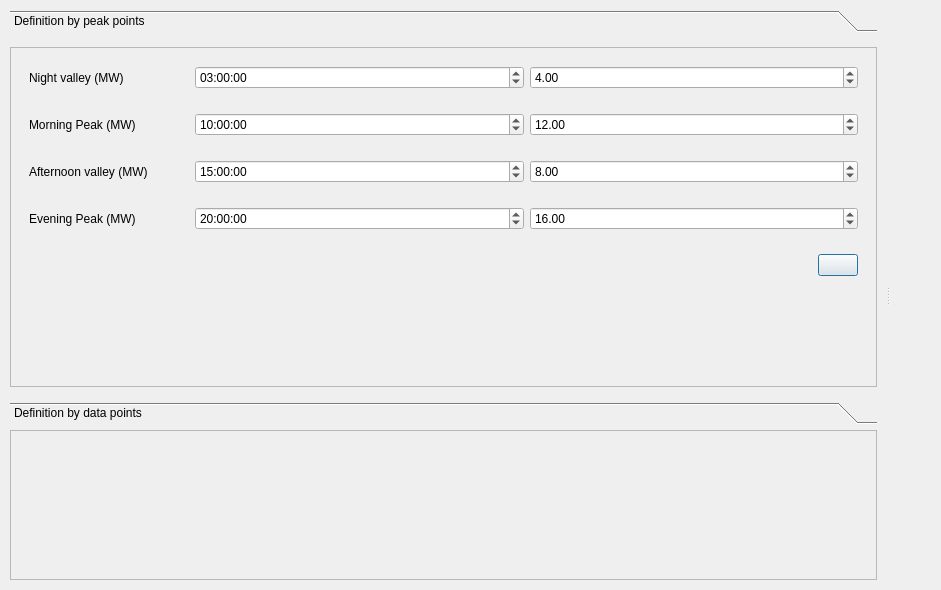
<?xml version="1.0" encoding="UTF-8"?>
<ui version="4.0">
 <class>Dialog</class>
 <widget class="QDialog" name="Dialog">
  <property name="geometry">
   <rect>
    <x>0</x>
    <y>0</y>
    <width>941</width>
    <height>590</height>
   </rect>
  </property>
  <property name="windowTitle">
   <string>Dialog</string>
  </property>
  <layout class="QVBoxLayout" name="verticalLayout">
   <property name="leftMargin">
    <number>1</number>
   </property>
   <property name="topMargin">
    <number>1</number>
   </property>
   <property name="rightMargin">
    <number>1</number>
   </property>
   <property name="bottomMargin">
    <number>1</number>
   </property>
   <item>
    <widget class="QSplitter" name="splitter_3">
     <property name="orientation">
      <enum>Qt::Horizontal</enum>
     </property>
     <widget class="QFrame" name="frame_8">
      <property name="frameShape">
       <enum>QFrame::NoFrame</enum>
      </property>
      <property name="frameShadow">
       <enum>QFrame::Raised</enum>
      </property>
      <layout class="QVBoxLayout" name="verticalLayout_7">
       <property name="topMargin">
        <number>9</number>
       </property>
       <item>
        <widget class="QToolBox" name="toolBox">
         <property name="currentIndex">
          <number>0</number>
         </property>
         <widget class="QWidget" name="page_3">
          <attribute name="label">
           <string>Definition by peak points</string>
          </attribute>
          <layout class="QVBoxLayout" name="verticalLayout_3">
           <property name="leftMargin">
            <number>0</number>
           </property>
           <property name="rightMargin">
            <number>0</number>
           </property>
           <item>
            <widget class="QFrame" name="frame_2">
             <property name="minimumSize">
              <size>
               <width>300</width>
               <height>0</height>
              </size>
             </property>
             <property name="frameShape">
              <enum>QFrame::StyledPanel</enum>
             </property>
             <property name="frameShadow">
              <enum>QFrame::Raised</enum>
             </property>
             <layout class="QVBoxLayout" name="verticalLayout_4">
              <item>
               <widget class="QFrame" name="frame_3">
                <property name="frameShape">
                 <enum>QFrame::NoFrame</enum>
                </property>
                <property name="frameShadow">
                 <enum>QFrame::Plain</enum>
                </property>
                <layout class="QHBoxLayout" name="horizontalLayout_3">
                 <item>
                  <widget class="QLabel" name="label">
                   <property name="maximumSize">
                    <size>
                     <width>160</width>
                     <height>16777215</height>
                    </size>
                   </property>
                   <property name="text">
                    <string>Night valley (MW)</string>
                   </property>
                  </widget>
                 </item>
                 <item>
                  <widget class="QTimeEdit" name="night_valley_timeEdit">
                   <property name="time">
                    <time>
                     <hour>3</hour>
                     <minute>0</minute>
                     <second>0</second>
                    </time>
                   </property>
                  </widget>
                 </item>
                 <item>
                  <widget class="QDoubleSpinBox" name="night_valley_doubleSpinBox">
                   <property name="value">
                    <double>4.000000000000000</double>
                   </property>
                  </widget>
                 </item>
                </layout>
               </widget>
              </item>
              <item>
               <widget class="QFrame" name="frame_4">
                <property name="frameShape">
                 <enum>QFrame::NoFrame</enum>
                </property>
                <property name="frameShadow">
                 <enum>QFrame::Plain</enum>
                </property>
                <layout class="QHBoxLayout" name="horizontalLayout_4">
                 <item>
                  <widget class="QLabel" name="label_2">
                   <property name="maximumSize">
                    <size>
                     <width>160</width>
                     <height>16777215</height>
                    </size>
                   </property>
                   <property name="text">
                    <string>Morning Peak (MW)</string>
                   </property>
                  </widget>
                 </item>
                 <item>
                  <widget class="QTimeEdit" name="morning_peak_timeEdit">
                   <property name="time">
                    <time>
                     <hour>10</hour>
                     <minute>0</minute>
                     <second>0</second>
                    </time>
                   </property>
                  </widget>
                 </item>
                 <item>
                  <widget class="QDoubleSpinBox" name="morning_peak_doubleSpinBox">
                   <property name="value">
                    <double>12.000000000000000</double>
                   </property>
                  </widget>
                 </item>
                </layout>
               </widget>
              </item>
              <item>
               <widget class="QFrame" name="frame_5">
                <property name="frameShape">
                 <enum>QFrame::NoFrame</enum>
                </property>
                <property name="frameShadow">
                 <enum>QFrame::Plain</enum>
                </property>
                <layout class="QHBoxLayout" name="horizontalLayout_6">
                 <item>
                  <widget class="QLabel" name="label_4">
                   <property name="maximumSize">
                    <size>
                     <width>160</width>
                     <height>16777215</height>
                    </size>
                   </property>
                   <property name="text">
                    <string>Afternoon valley (MW)</string>
                   </property>
                  </widget>
                 </item>
                 <item>
                  <widget class="QTimeEdit" name="afternoon_valley_timeEdit">
                   <property name="time">
                    <time>
                     <hour>15</hour>
                     <minute>0</minute>
                     <second>0</second>
                    </time>
                   </property>
                  </widget>
                 </item>
                 <item>
                  <widget class="QDoubleSpinBox" name="afternoon_valley_doubleSpinBox">
                   <property name="value">
                    <double>8.000000000000000</double>
                   </property>
                  </widget>
                 </item>
                </layout>
               </widget>
              </item>
              <item>
               <widget class="QFrame" name="frame_6">
                <property name="frameShape">
                 <enum>QFrame::NoFrame</enum>
                </property>
                <property name="frameShadow">
                 <enum>QFrame::Plain</enum>
                </property>
                <layout class="QHBoxLayout" name="horizontalLayout_7">
                 <item>
                  <widget class="QLabel" name="label_5">
                   <property name="maximumSize">
                    <size>
                     <width>160</width>
                     <height>16777215</height>
                    </size>
                   </property>
                   <property name="text">
                    <string>Evening Peak (MW)</string>
                   </property>
                  </widget>
                 </item>
                 <item>
                  <widget class="QTimeEdit" name="evening_peak_timeEdit">
                   <property name="time">
                    <time>
                     <hour>20</hour>
                     <minute>0</minute>
                     <second>0</second>
                    </time>
                   </property>
                  </widget>
                 </item>
                 <item>
                  <widget class="QDoubleSpinBox" name="evening_peak_doubleSpinBox">
                   <property name="value">
                    <double>16.000000000000000</double>
                   </property>
                  </widget>
                 </item>
                </layout>
               </widget>
              </item>
              <item>
               <widget class="QFrame" name="frame_7">
                <property name="frameShape">
                 <enum>QFrame::NoFrame</enum>
                </property>
                <property name="frameShadow">
                 <enum>QFrame::Plain</enum>
                </property>
                <layout class="QHBoxLayout" name="horizontalLayout_8">
                 <item>
                  <spacer name="horizontalSpacer_2">
                   <property name="orientation">
                    <enum>Qt::Horizontal</enum>
                   </property>
                   <property name="sizeHint" stdset="0">
                    <size>
                     <width>40</width>
                     <height>20</height>
                    </size>
                   </property>
                  </spacer>
                 </item>
                 <item>
                  <widget class="QPushButton" name="draw_by_peak_pushButton">
                   <property name="text">
                    <string/>
                   </property>
                   <property name="icon">
                    <iconset resource="icons.qrc">
                     <normaloff>:/Icons/icons/gear.svg</normaloff>:/Icons/icons/gear.svg</iconset>
                   </property>
                  </widget>
                 </item>
                </layout>
               </widget>
              </item>
              <item>
               <spacer name="verticalSpacer">
                <property name="orientation">
                 <enum>Qt::Vertical</enum>
                </property>
                <property name="sizeHint" stdset="0">
                 <size>
                  <width>20</width>
                  <height>40</height>
                 </size>
                </property>
               </spacer>
              </item>
             </layout>
            </widget>
           </item>
          </layout>
         </widget>
         <widget class="QWidget" name="page">
          <property name="geometry">
           <rect>
            <x>0</x>
            <y>0</y>
            <width>830</width>
            <height>352</height>
           </rect>
          </property>
          <attribute name="label">
           <string>Definition by data points</string>
          </attribute>
          <layout class="QVBoxLayout" name="verticalLayout_2">
           <item>
            <widget class="QTableView" name="tableView"/>
           </item>
           <item>
            <widget class="QFrame" name="frame">
             <property name="maximumSize">
              <size>
               <width>16777215</width>
               <height>40</height>
              </size>
             </property>
             <property name="frameShape">
              <enum>QFrame::NoFrame</enum>
             </property>
             <property name="frameShadow">
              <enum>QFrame::Raised</enum>
             </property>
             <layout class="QHBoxLayout" name="horizontalLayout_2">
              <property name="leftMargin">
               <number>0</number>
              </property>
              <property name="topMargin">
               <number>0</number>
              </property>
              <property name="rightMargin">
               <number>0</number>
              </property>
              <property name="bottomMargin">
               <number>0</number>
              </property>
              <item>
               <spacer name="horizontalSpacer">
                <property name="orientation">
                 <enum>Qt::Horizontal</enum>
                </property>
                <property name="sizeHint" stdset="0">
                 <size>
                  <width>40</width>
                  <height>20</height>
                 </size>
                </property>
               </spacer>
              </item>
              <item>
               <widget class="QPushButton" name="draw_by_points_pushButton">
                <property name="text">
                 <string/>
                </property>
                <property name="icon">
                 <iconset resource="icons.qrc">
                  <normaloff>:/Icons/icons/gear.svg</normaloff>:/Icons/icons/gear.svg</iconset>
                </property>
               </widget>
              </item>
             </layout>
            </widget>
           </item>
          </layout>
         </widget>
        </widget>
       </item>
       <item>
        <widget class="QFrame" name="frame_9">
         <property name="minimumSize">
          <size>
           <width>0</width>
           <height>150</height>
          </size>
         </property>
         <property name="frameShape">
          <enum>QFrame::StyledPanel</enum>
         </property>
         <property name="frameShadow">
          <enum>QFrame::Raised</enum>
         </property>
         <layout class="QHBoxLayout" name="horizontalLayout_9"/>
        </widget>
       </item>
      </layout>
     </widget>
     <widget class="QFrame" name="PlotFrame">
      <property name="frameShape">
       <enum>QFrame::NoFrame</enum>
      </property>
      <property name="frameShadow">
       <enum>QFrame::Raised</enum>
      </property>
      <layout class="QHBoxLayout" name="horizontalLayout">
       <item>
        <widget class="MatplotlibWidget" name="plotwidget" native="true"/>
       </item>
      </layout>
     </widget>
    </widget>
   </item>
  </layout>
 </widget>
 <customwidgets>
  <customwidget>
   <class>MatplotlibWidget</class>
   <extends>QWidget</extends>
   <header>.matplotlibwidget</header>
   <container>1</container>
  </customwidget>
 </customwidgets>
 <resources>
  <include location="icons.qrc"/>
 </resources>
 <connections/>
</ui>
